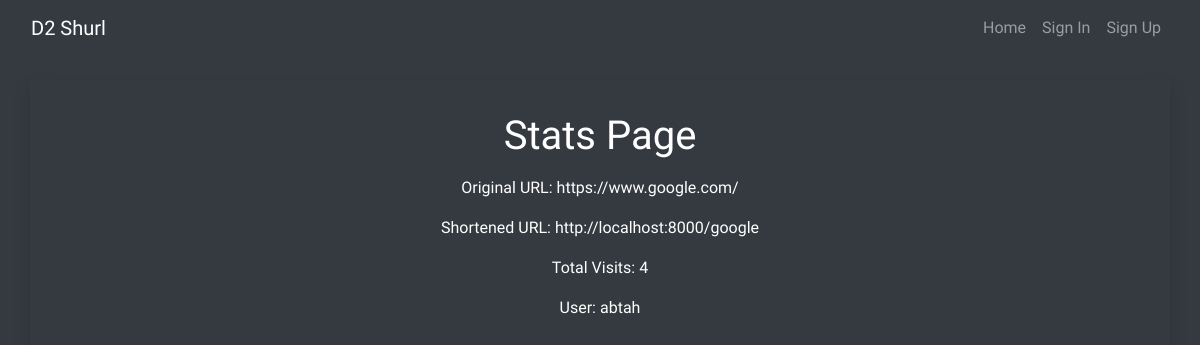
/google/stats, run on the app's committed database.
### urlhandler/models.py (models this page shows)
class ShortUrl(models.Model):
    original_url = models.URLField(blank=False)
    short_query = models.CharField(blank=False, max_length=8)
    visits = models.IntegerField(default=0)
    user = models.ForeignKey(User, on_delete=models.CASCADE)

### urlhandler/views.py (the view)
# urls.py: path('<str:query>/stats', stats, name='stats'),
def stats(request, query=None):
    if not query:
        return render(request, 'stats.html', {'error': 'Provide a URL'})
    else:
        print(f'This was the query {query}')
        check = ShortUrl.objects.get(short_query=query)
        if check:
            return render(request, 'stats.html', {
                'url': check,
            })
        else:
            return render(request, 'stats.html', {'error': 'Page does not exist'})
    return render(request, 'stats.html', {})

### templates/stats.html (shortened to what this page needs)
{% extends 'nav.html' %}
{% block content %}
<div class="container shadow p-4">
  <div class="row">
    <div class="col-12 text-center py-2">
      <h1>Stats Page</h1>
    </div>
    <div class="col-10  text-center col-sm-10 col-md-6 mx-auto">
      <p>Original URL: {{url.original_url}}</p>
      <p>Shortened URL: http://localhost:8000/{{url.short_query}}</p>
      <p>Total Visits: {{url.visits}}</p>
      <p>User: {{url.user}}</p>
    </div>
  </div>
</div>
</body>
</html>
{% endblock %}

### templates/nav.html (style rules this page uses)
body { font-family: 'Baloo Thambi 2', cursive; background-color: #343A40; color: white; }

### data on the page
ShortUrl: original_url "https://www.google.com/", short_query "google", visits "4", user "abtah"
